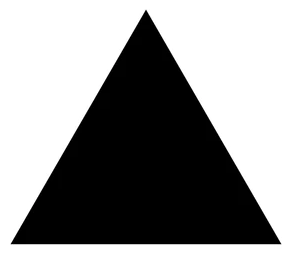
#> input picture tp_deteccion/resources/triangle.png, 292 x 255 px, found by its file name
$ python shapes_detection.py
#> lines starting #> are read from the running program, lines starting #| are printed output that depends on the picture; after the words box and inside, x2 and y2 are one past the last pixel; in counts of white or black regions, pixels touching at a corner belong together
### tp_deteccion/contour.py
import cv2

COLOR_GREEN = (0, 255, 0)
COLOR_RED = (0, 0, 255)


# [12 lines left out: functions filter_contours_by_area, draw_contours, not called in this run]


def get_saved_contour(path):
#> called with path = 'tp_deteccion/resources/triangle.png'
    image = cv2.imread(path)
#> image is the input picture: shape (255, 292, 3); mean B, G, R 146.2, 146.2, 146.2
    image = cv2.cvtColor(image, cv2.COLOR_BGR2GRAY)
#> image: shape (255, 292)
    _, image = cv2.threshold(image, 120, 255, cv2.THRESH_BINARY)
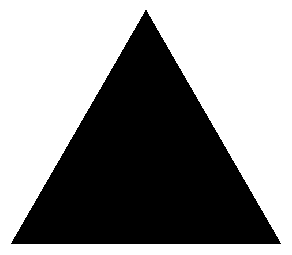
#> image: shape (255, 292); 57.4% white; 1 black region
    contours, hierarchy = cv2.findContours(
        image=image, mode=cv2.RETR_TREE, method=cv2.CHAIN_APPROX_NONE)
#> contours = 2 contours; box (x1, y1, x2, y2) and area: (0, 0, 292, 255) 73914, (10, 9, 282, 245) 32071
    return contours[1]


# [5 lines left out: function get_shape_center, not called in this run]

### tp_deteccion/shapes_detection.py
import cv2
from config import choose_camera_by_OS
from frame import handle_video_capture, video_capture_read, check_frame_exit, apply_color_convertion, get_threshold_frame, get_denoised_frame
from trackbar import on_denoise_change, trackbar_values, on_min_shape_score_change, on_toggle_change
from contour import filter_contours_by_area, draw_contours, COLOR_GREEN, COLOR_RED, get_saved_contour, get_shape_center

FIGURE_TEMPLATES = {
    "Triangle": get_saved_contour('tp_deteccion/resources/triangle.png'),
    "Square": get_saved_contour('tp_deteccion/resources/square.png'),
    "Star": get_saved_contour('tp_deteccion/resources/star.jpeg'),
    "Circle": get_saved_contour('tp_deteccion/resources/circle.jpg'),
    "Quatrefoil": get_saved_contour('tp_deteccion/resources/quatrefoil.png')
}
#> call 2 of get_saved_contour, with path = 'tp_deteccion/resources/square.png'
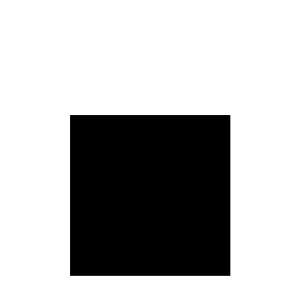
#> input picture tp_deteccion/resources/square.png, 300 x 300 px, found by its file name
#> in get_saved_contour, image is the input picture: shape (300, 300, 3); min 0, max 255, mean 182
#> in get_saved_contour (call 2), `_, image = cv2.threshold(image, 120, 255, cv2.THRESH_BINARY)`:
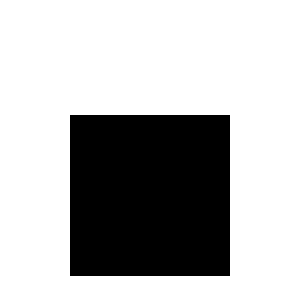
#> image: shape (300, 300); 71.4% white; 1 black region
#> in get_saved_contour (call 2), `contours, hierarchy = cv2.findContours( image=image, mode=cv2.RETR_TRE..`: contours = 2 contours; box (x1, y1, x2, y2) and area: (0, 0, 300, 300) 89401, (69, 114, 231, 277) 26080
#> call 3 of get_saved_contour, with path = 'tp_deteccion/resources/star.jpeg'
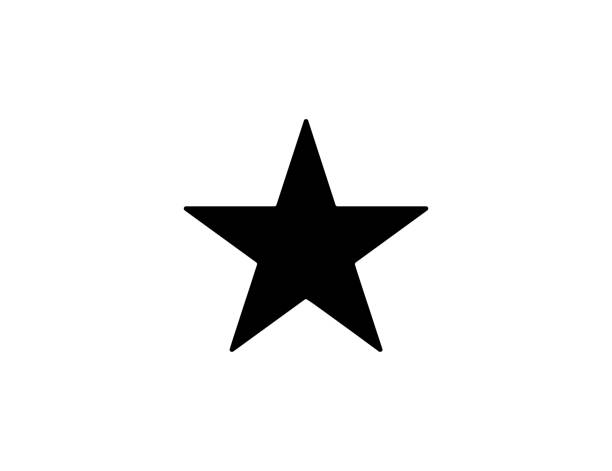
#> input picture tp_deteccion/resources/star.jpeg, 612 x 471 px, found by its file name
#> in get_saved_contour, image is the input picture: shape (471, 612, 3); min 0, max 255, mean 237.4
#> in get_saved_contour (call 3), `_, image = cv2.threshold(image, 120, 255, cv2.THRESH_BINARY)`: image: shape (471, 612); 93.1% white; 1 black region
#> in get_saved_contour (call 3), `contours, hierarchy = cv2.findContours( image=image, mode=cv2.RETR_TRE..`: contours = 2 contours; box (x1, y1, x2, y2) and area: (0, 0, 612, 471) 287170, (183, 118, 429, 353) 20409
#> (the run stopped early here; a loop or call above may not have finished)
